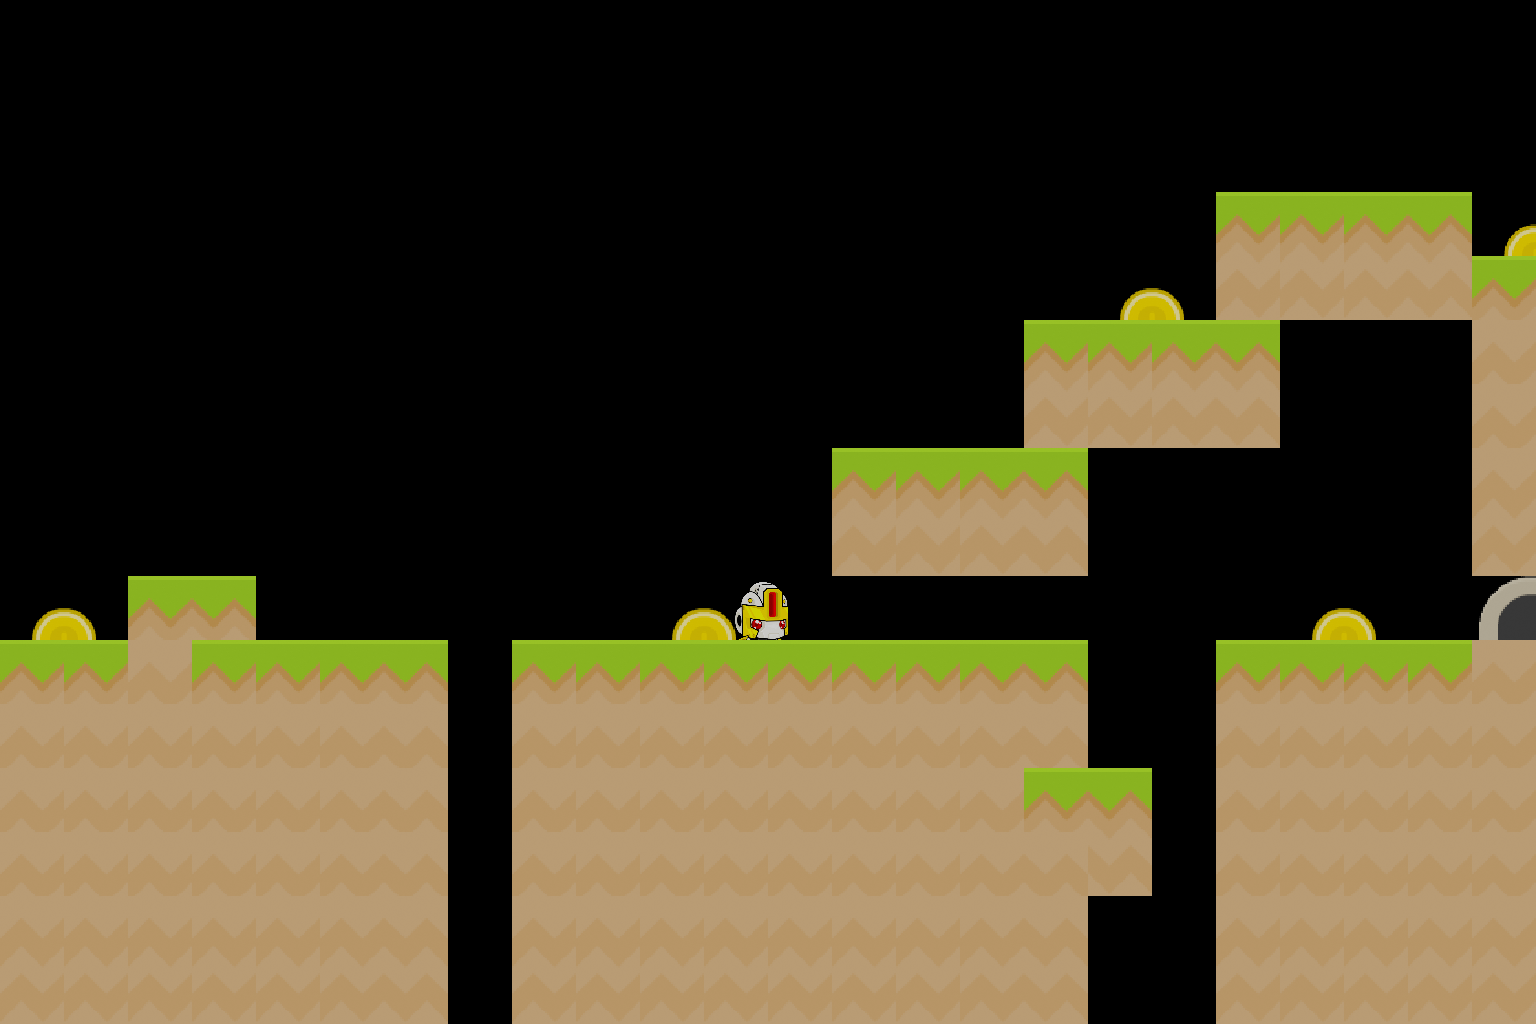

Below is a game level as drawn by its tile map, then a one-line description and the .tmx that defines it (tile-layer data replaced by summaries):
An orthogonal 24x16 tile map with 64x64 px tiles, 1 tile layer (Tile Layer 1).

<map version="1.5" tiledversion="1.6.0" orientation="orthogonal" renderorder="right-up" width="24" height="16" tilewidth="64" tileheight="64" infinite="0" nextlayerid="3" nextobjectid="1">
 <editorsettings>
  <export target="../build/testbed.csv" format="csv" />
 </editorsettings>
 <tileset firstgid="1" source="tiles.tsx" />
 <layer id="2" name="Tile Layer 1" width="24" height="16">
  <data>[384 cells, 117 non-empty, 5 distinct tile ids]</data>
 </layer>
</map>